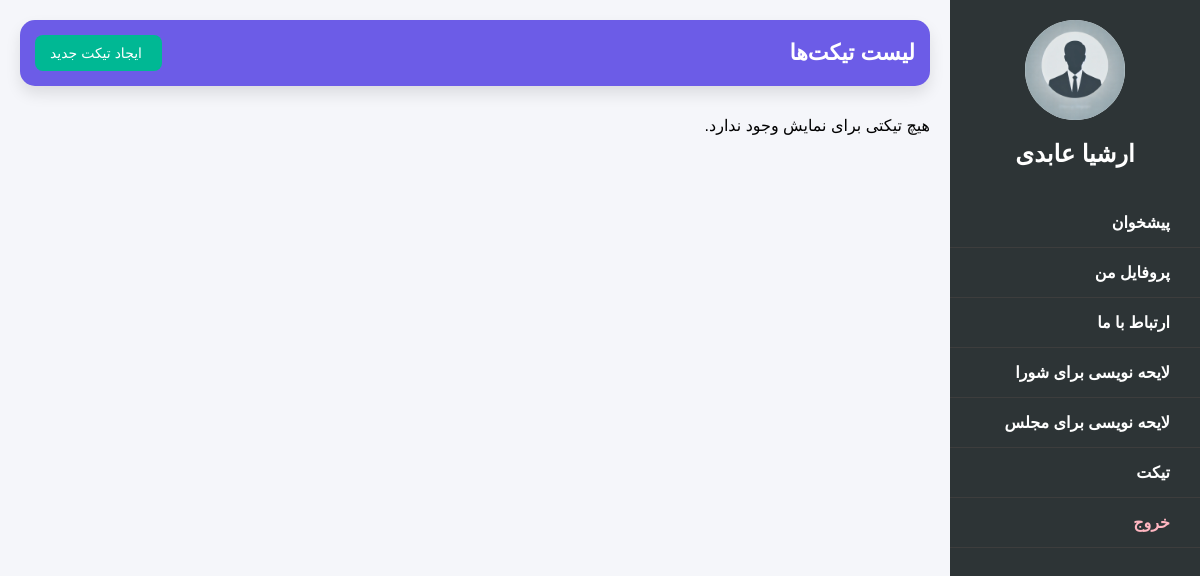
Before: /tickets/ (signed in) with the older database file.
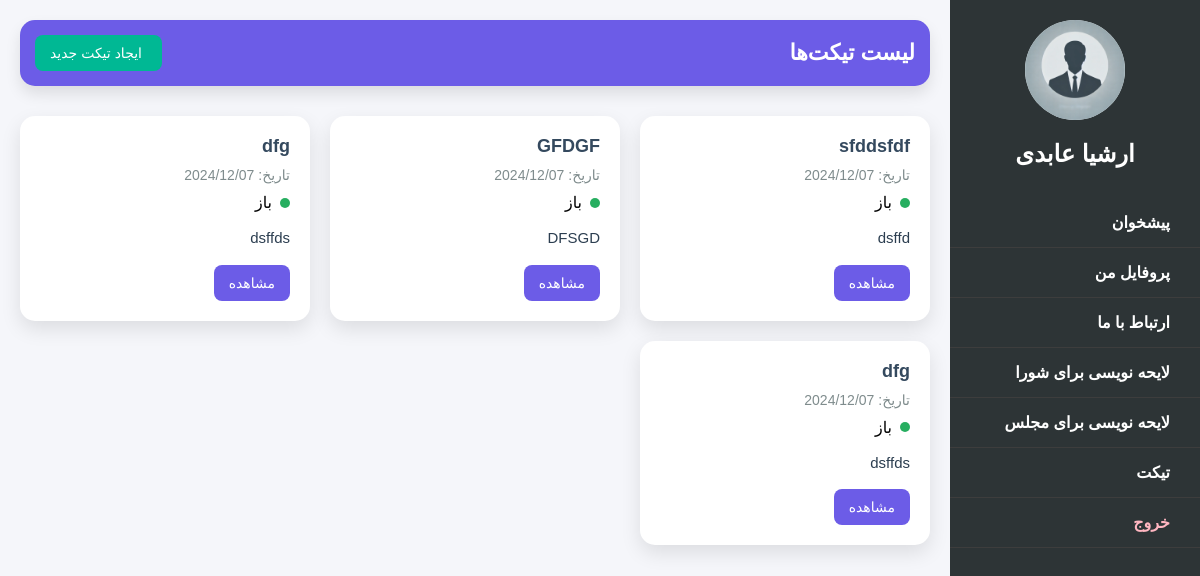
After: the same page with the newer database file.
### myapp/models.py (models this page shows, shortened)
class UserAccount(AbstractBaseUser):
    phone_number = models.CharField(max_length=15, default='0000000000', unique=True, verbose_name="شماره تلفن")
    name = models.CharField(max_length=100, verbose_name="نام")
    family = models.CharField(max_length=100, verbose_name="نام خانوادگی")
    state = models.CharField(max_length=150, blank=True, null=True, verbose_name="استان")
    city = models.CharField(max_length=150, blank=True, null=True, verbose_name="شهر")
    address = models.CharField(max_length=150, blank=True, null=True, verbose_name="آدرس")
    birth_date = models.DateField(blank=True, null=True, verbose_name="تاریخ تولد")
    id_card = models.ImageField(upload_to='id_cards/', blank=True, null=True, verbose_name="کارت ملی")
    national_code = models.CharField(max_length=100, blank=True, null=True, verbose_name="کدملی")
    selfie = models.ImageField(upload_to='selfie/', blank=True, null=True, verbose_name="عکس سلفی")
    profile_picture = models.ImageField(upload_to='profile_pictures', blank=True, null=True, verbose_name="عکس پروفایل")
    registration_date = models.DateTimeField(default=timezone.now, verbose_name="سال ساخت اکانت")
    verification_code = models.CharField(max_length=6, blank=True, null=True, verbose_name="کد وریفای")
    is_phone_verified = models.BooleanField(default=False, verbose_name="تایید شماره تلفن")
    is_active = models.BooleanField(default=False, verbose_name="فعال سازی حساب")
    STATUS = [
        ("1", "وریفای نشده"),
        ("2", "درحال بررسی"),
        ("3", "نیاز به تغییرات"),
        ("4", "وریفای شده"),
    ]
    is_verified = models.CharField(choices=STATUS, default="1", max_length=30, verbose_name="وضعیت وریفای حساب")
    is_staff = models.BooleanField(default=False, verbose_name="ادمین")
    objects = UserManager()
    USERNAME_FIELD = 'phone_number'  # شماره تلفن به عنوان نام کاربری
    REQUIRED_FIELDS = ['name', 'family', 'birth_date', 'national_code']
    class Meta:
        verbose_name = "کاربر ها"
        verbose_name_plural = "کاربر ها"

### tickets/models.py (models this page shows, shortened)
class Ticket(models.Model):
    STATUS_CHOICES = [
        ('open', 'Open'),
        ('in_progress', 'In Progress'),
        ('closed', 'Closed'),
    ]
    section = models.CharField(max_length=100, choices=[
        ('technical', 'بخش فنی'),
        ('support', 'بخش پشتیبانی'),
        ('sales', 'بخش فروش'),
        ('other', 'سایر بخش‌ها'),
    ], default='other')
    user = models.ForeignKey(UserAccount, on_delete=models.CASCADE)
    title = models.CharField(max_length=200)
    description = models.TextField()
    status = models.CharField(max_length=20, choices=STATUS_CHOICES, default='open')
    created_at = models.DateTimeField(auto_now_add=True)
    updated_at = models.DateTimeField(auto_now=True)

### tickets/views.py (the view)
# urls.py: path('tickets/', views.ticket_list, name='ticket_list'),
@login_required
def ticket_list(request):
    tickets = Ticket.objects.filter(user=request.user)
    return render(request, 'ticket_list.html', {'tickets': tickets})

### tickets/templates/ticket_list.html (shortened to what this page needs)
<!DOCTYPE html>
<html lang="fa">
<head>
    <link rel="stylesheet" href="https://unpkg.com/ionicons@4.5.10-0/dist/css/ionicons.min.css">
</head>
<body>
{% include 'pannel/menu.html' %}
<main class="main-content">
    <div class="dashboard-header">
        <h1>لیست تیکت‌ها</h1>
        <a href="{% url 'tickets:create_ticket' %}" class="new-ticket-btn">
             ایجاد تیکت جدید
        </a>
    </div>
    <div class="ticket-list">
        {% if tickets %}
            {% for ticket in tickets %}
                <div class="ticket-card">
                    <div>
                        <div class="ticket-title">{{ ticket.title }}</div>
                        <div class="ticket-date">تاریخ: {{ ticket.created_at|date:"Y/m/d" }}</div>
                        <div class="ticket-status">
                    <span class="status-indicator
                        {% if ticket.status == 'open' %}status-open{% elif ticket.status == 'in_progress' %}status-in-progress{% else %}status-closed{% endif %}"></span>
                            {% if ticket.status == 'open' %}باز{% elif ticket.status == 'in_progress' %}در حال
                                بررسی{% else %}بسته{% endif %}
                        </div>
                        <p class="ticket-description">{{ ticket.description|truncatechars:100 }}</p>
                    </div>
                    <div class="ticket-actions">
                        <a href="{% url 'tickets:ticket_detail' ticket.id %}" class="btn">مشاهده</a>
                    </div>
                </div>
            {% endfor %}
        {% else %}
            <p>هیچ تیکتی برای نمایش وجود ندارد.</p>
        {% endif %}
    </div>
</main>
</body>
</html>

### myapp/templates/pannel/menu.html (shortened to what this page needs)
{% load static %}
<aside class="sidebar" id="sidebar">
    <div class="profile-pic">
        {% if user.profile_picture %}
            <img src="{{ user.profile_picture.url }}" alt="Profile Picture">
        {% else %}
            <img src="{% static 'images/dprofile.webp' %}" alt="Default Profile Picture">
        {% endif %}
    </div>
    <h2>{{ user.name }} {{ user.family }}</h2>
    <ul>
        <li>
            <a href="{% url 'home' %}">
                <span>پیشخوان</span>
            </a>
        </li>
        <li>
            <a href="{% url 'profile' %}">
                <span>پروفایل من</span>
            </a>
        </li>
        <li>
            <a href="{% url 'contact-us' %}">
                <span>ارتباط با ما</span>
            </a>
        </li>
        <li>
            <a href="{% url 'app1:council' user_id=user.id %}">
                <span>لایحه نویسی برای شورا</span>
            </a>
        </li>
        <li>
            <a href="{% url 'app1:assembly' user_id=user.id %}">
                <span>لایحه نویسی برای مجلس</span>
            </a>
        </li>
        <li>
            <a href="{% url 'tickets:ticket_list' %}">
                <span>تیکت</span>
            </a>
        </li>
        <li>
            <a href="{% url 'logout' %}" style="color: lightpink;">
                <span>خروج</span>
            </a>
        </li>
    </ul>
</aside>

### tickets/templates/ticket_list.html (style rules this page uses)
* { margin: 0; padding: 0; box-sizing: border-box; }
body { font-family: 'Arial', sans-serif; background-color: #f5f6fa; direction: rtl; display: flex; height: 100vh; }
.main-content { margin-right: 250px; padding: 20px; width: 100%; transition: margin-right 0.3s; }
.dashboard-header { background-color: #6c5ce7; color: #fff; padding: 15px; border-radius: 15px; text-align: center; margin-bottom: 30px; box-shadow: 0 8px 15px rgba(0, 0, 0, 0.1); display: flex; justify-content: space-between; align-items: center; }
.dashboard-header h1 { margin: 0; font-size: 22px; }
.new-ticket-btn { background-color: #00b894; color: #ffffff; padding: 10px 15px; border-radius: 8px; text-decoration: none; font-size: 14px; transition: background-color 0.3s ease; display: flex; align-items: center; }
.ticket-list { display: grid; grid-template-columns: repeat(auto-fill, minmax(280px, 1fr)); gap: 20px; }
.ticket-card { background-color: #ffffff; border-radius: 15px; padding: 20px; box-shadow: 0 8px 20px rgba(0, 0, 0, 0.1); transition: all 0.3s ease; display: flex; flex-direction: column; justify-content: space-between; }
.ticket-title { font-size: 18px; font-weight: bold; color: #34495e; margin-bottom: 10px; }
.ticket-date { font-size: 14px; color: #7f8c8d; margin-bottom: 10px; }
.ticket-status { display: flex; align-items: center; margin-bottom: 15px; }
.status-indicator { width: 10px; height: 10px; border-radius: 50%; margin-left: 8px; }
.status-open { background-color: #27ae60; }
.ticket-description { font-size: 15px; color: #2c3e50; line-height: 1.5; margin-bottom: 15px; }
.ticket-actions { display: flex; justify-content: space-between; align-items: center; }
.btn { background-color: #6c5ce7; color: #ffffff; padding: 10px 15px; border-radius: 8px; text-decoration: none; font-size: 14px; transition: background-color 0.3s ease; }

### myapp/templates/pannel/menu.html (style rules this page uses)
body { font-family: Arial, sans-serif; direction: rtl; text-align: right; margin: 0; padding: 0; }
.sidebar { width: 250px; background-color: #2d3436; color: #fff; display: flex; flex-direction: column; align-items: center; padding-top: 20px; position: fixed; height: 100%; transition: transform 0.3s ease-in-out; z-index: 2; }
.sidebar h2 { margin-bottom: 30px; }
.profile-pic { width: 100px; height: 100px; border-radius: 50%; background-color: #dfe6e9; overflow: hidden; margin-bottom: 20px; }
.profile-pic img { width: 100%; height: 100%; object-fit: cover; }
.sidebar ul { list-style: none; width: 100%; }
.sidebar ul li a { padding: 15px 20px; display: flex; align-items: center; cursor: pointer; border-bottom: 1px solid #3d3d3d; transition: background 0.3s; text-decoration: none; color: white; font-weight: 600; }
.sidebar ul li span { flex: 1; }

Changed rows visible on the page:
added Ticket: title "sfddsfdf", created_at "2024/12/07", status "باز", description "dsffd"
added Ticket: title "GFDGF", created_at "2024/12/07", status "باز", description "DFSGD"
added Ticket: title "dfg", created_at "2024/12/07", status "باز", description "dsffds"
added Ticket: title "dfg", created_at "2024/12/07", status "باز", description "dsffds"
Other visible differences:
text no longer shown: "هیچ تیکتی برای نمایش وجود ندارد."
